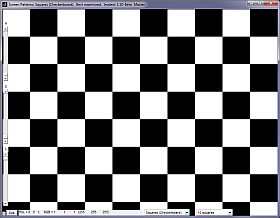
#> input picture distorted-checker-board.png, 280 x 218 px
$ python RadialDistortion.py
#> lines starting #> are read from the running program, lines starting #| are printed output that depends on the picture
import numpy as np
import os
import pandas as pd
import cv2
import matplotlib.pyplot as plt
import matplotlib.image as mpimg
import glob
from scipy.optimize import fsolve

img=cv2.imread('distorted-checker-board.png')
#> img is the input picture: shape (218, 280, 3); mean B, G, R 132.1, 130.4, 130.5
img = cv2.cvtColor(img, cv2.COLOR_BGR2GRAY)
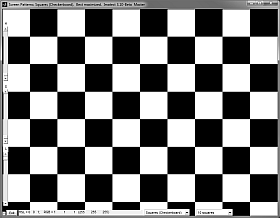
#> img: shape (218, 280); min 0, max 255, mean 130.7
print(img.shape)
#| (218, 280)
height,width=img.shape[:2]
#> height = 218; width = 280
width_center=width//2
#> width_center = 140
height_center=height//2
#> height_center = 109
k1_value=-1e-5
k2_value=1e-10
k3_value=2e-17
blank_image = np.zeros((height,width), dtype=np.uint8)
'''max_possible_height_center=max_possible_height//2
max_possible_width_center=max_possible_width//2'''
#Blank black image which will be used later.
print(height,width)
#| 218 280
for height_pixel in range(0,height+1,1):
    for width_pixel in range(0,width+1,1):
        r_value=(((width_pixel-width_center)**2)+((height_pixel-height_center)**2))**0.5
        x_distorted=(width_pixel-width_center)*(1+k1_value*(r_value**2)+k2_value*(r_value**4)+k3_value*(r_value**6))
        y_distorted=(height_pixel-height_center)*(1+k1_value*(r_value**2)+k2_value*(r_value**4)+k3_value*(r_value**6))
        try:
            blank_image[round(y_distorted)+height_center,round(x_distorted)+width_center]=img[height_pixel-1,width_pixel-1]
        except:
            '''print("Distorted Height",round(y_distorted)-2+height_center)
            print("Distorted Width",round(x_distorted)-2+width_center)
            print('Height',height)
            print('Width',width)'''
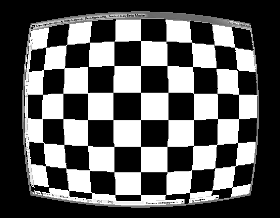
#> blank_image: shape (218, 280); min 0, max 255, mean 92.2
#blank_image=cv2.resize(blank_image,(width,height))
cv2.imwrite("check.png",blank_image)

def myFunction(z,x_distorted,y_distorted):
   x = z[0]
   y = z[1]
   k1=-1e-5

   F = np.empty((2))
#> (the run stopped early here; a loop or call above may not have finished)
